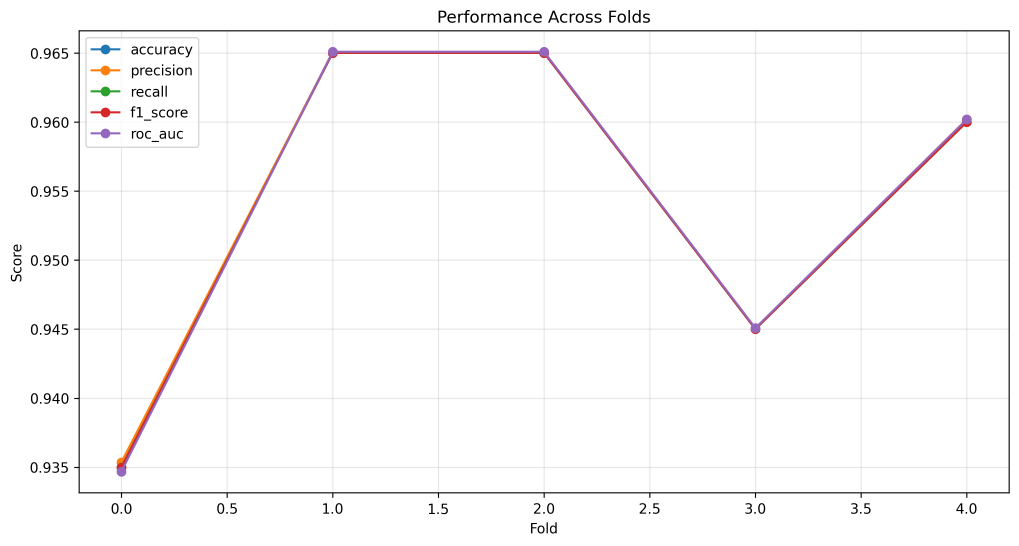
#> input picture cv_performance_folds_1757654048.png, 3057 x 1638 px (shown at 1/3 size)
$ python -i utils.py   (imports and definitions only)   (older library calls are emulated)
#> lines starting #> are read from the running program, lines starting #| are printed output that depends on the picture
"""Image Agent Utilities - Professional Utility Functions & Helpers

Comprehensive utility functions, helpers, and tools for the Image Agent module
providing common operations, validations, and data processing capabilities.

Author: Fahed Mlaiel <mlaiel@live.de>
Copyright (c) 2025 Fahed Mlaiel. All rights reserved.

⚠️  CRITICAL LEGAL NOTICE:
This code and concept are the exclusive intellectual property of Fahed Mlaiel.
Any unauthorized use, copying, distribution, or commercialization without explicit written permission is strictly prohibited.
Contact: mlaiel@live.de for licensing inquiries.
"""

import hashlib
import logging
import mimetypes
import os
import time
import uuid
from datetime import datetime, timezone
from pathlib import Path
from typing import Dict, List, Optional, Any, Union, Tuple, Set
import json
import base64
from io import BytesIO

import numpy as np
from PIL import Image, ExifTags
import cv2
import imagehash
from sklearn.metrics.pairwise import cosine_similarity
from sklearn.feature_extraction.text import TfidfVectorizer

logger = logging.getLogger(__name__)


class ImageMetrics:
    """
Image quality and analysis metrics calculator"""

    # [70 lines left out: functions calculate_sharpness, calculate_contrast, calculate_brightness, calculate_color_diversity, detect_blur, not called in this run]

    @staticmethod
    def calculate_noise_level(image: np.ndarray) -> float:
        """Estimate noise level in image"""
        try:
            gray = cv2.cvtColor(image, cv2.COLOR_RGB2GRAY) if len(image.shape) == 3 else image

            # Use median filter to estimate noise
            filtered = cv2.medianBlur(gray, 5)
            noise = cv2.absdiff(gray, filtered)
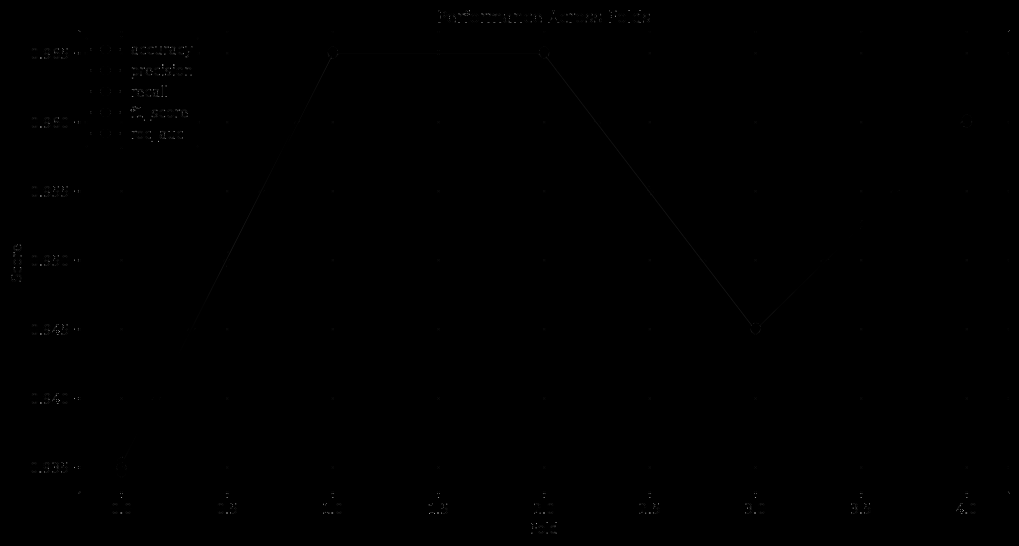
#> noise: shape (1638, 3057) (shown at 1/3 size); min 0, max 255, mean 0.2

            return float(noise.mean())

        except Exception as e:
            logger.error(f"Error calculating noise level: {e}")
            return 0.0


class ImageHashGenerator:
    """Advanced image hashing for fingerprinting and similarity detection"""

    # [79 lines left out: functions generate_perceptual_hash, generate_difference_hash, generate_average_hash, generate_wavelet_hash, generate_comprehensive_fingerprint, calculate_similarity, not called in this run]


class FileUtils:
    """File handling and validation utilities"""


    SUPPORTED_IMAGE_FORMATS = {
        '.jpg', '.jpeg', '.png', '.webp', '.avif', '.heic', '.heif',
        '.tiff', '.tif', '.bmp', '.gif', '.svg', '.raw', '.ico'
    }

    MAX_FILE_SIZE = 100 * 1024 * 1024  # 100MB

    # [142 lines left out: functions validate_image_file, calculate_file_hash, get_image_metadata, create_secure_filename, not called in this run]


class SEOUtils:
    """SEO optimization utilities for images"""

    # [104 lines left out: functions generate_alt_text, generate_seo_metadata, not called in this run]


class PerformanceTracker:
    """Performance tracking and monitoring utilities"""

    def __init__(self):
        self.start_time = None
        self.metrics = {}

    # [32 lines left out: functions start_operation, end_operation, get_metrics, clear_metrics, not called in this run]


class BatchProcessor:
    """
Utilities for batch processing operations"""

    # [58 lines left out: functions validate_batch_files, estimate_processing_time, not called in this run]

>>> import cv2
>>> picture = cv2.cvtColor(cv2.imread('../../../cv_performance_folds_1757654048.png'), cv2.COLOR_BGR2RGB)
>>> result = ImageMetrics().calculate_noise_level(picture)
#> result = 0.185
